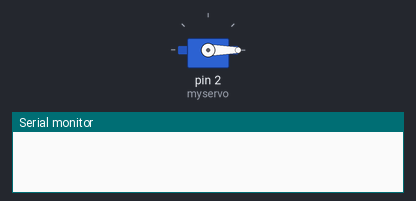
Simulated run of this sketch. Board: Arduino Uno, built with avr-gcc and run on an emulated ATmega328P. On the bench: servo, the last lines printed to the serial monitor.

Above: at 0.05 s.
At 6.0 s:
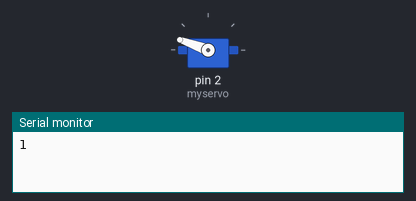
Timing chart, 0 to 7.8 s (numbered marks = the images above):
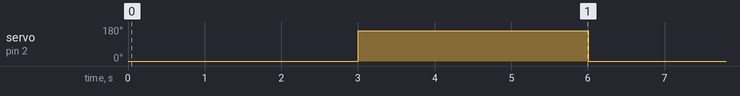

The sketch:

CargaSecundariaVServo.ino
```cpp
#include <SoftwareSerial.h>

#include <Servo.h>
int i = 0;
Servo myservo;  // create servo object to control a servo

// The serial connection to the GPS module
SoftwareSerial ss(10, 11);

void setup(){
  Serial.begin(115200);
  ss.begin(9600);
  myservo.attach(2);
  myservo.write(0);
}

void loop(){
  while (ss.available() > 0){
    // get the byte data from the GPS
    byte gpsData = ss.read();
    Serial.write(gpsData);
  }
  i++;
  delay(100);
  if (i==30){
  myservo.write(160);
  Serial.println("1");
  }
  if (i==60){
  myservo.write(0);
  Serial.println("0");
  i = 0;
  }

}
```

Measured:
- by itself, servo on pin 2 (myservo): alternates 160° for 3.0 s and 0° for 3.0 s
